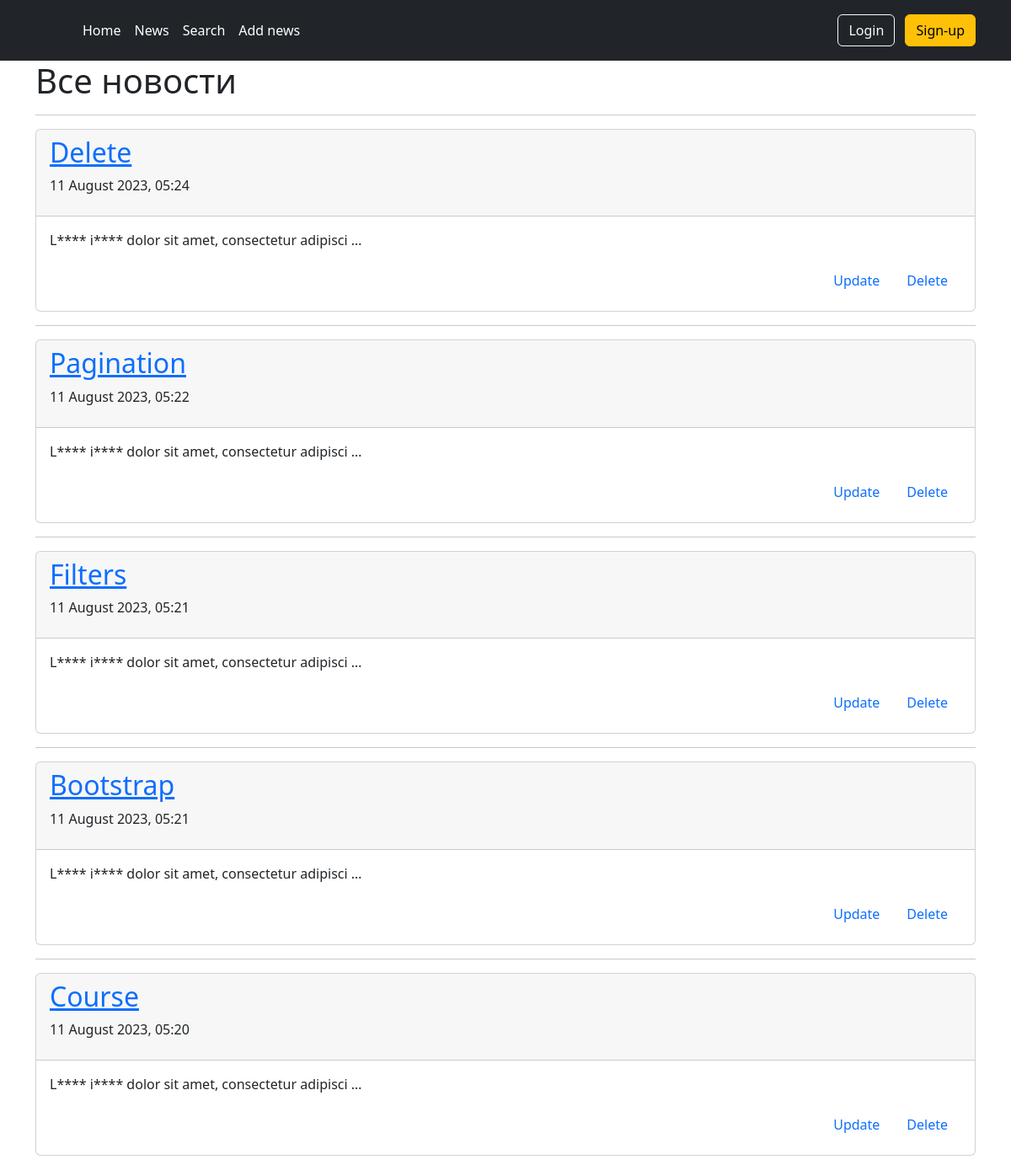
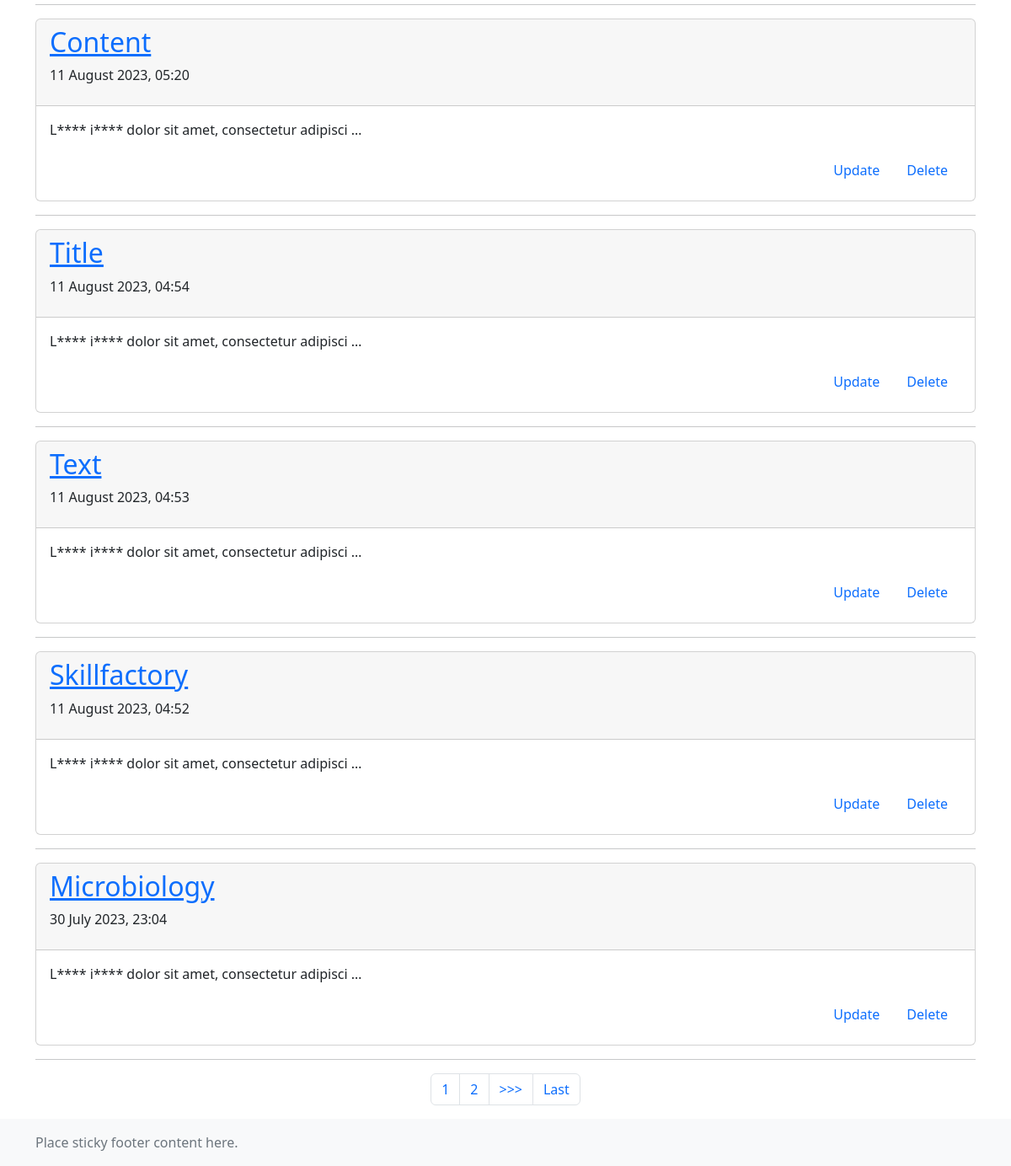
Page /news/ on the committed database (2 pictures, top to bottom).
### news/models.py (models this page shows, shortened)
class Post(models.Model):
    author = models.ForeignKey(Author, on_delete=models.CASCADE)
    NEWS = 'NW'
    ARTICLE = 'AR'
    category_choises = (
        (NEWS, 'Новость'),
        (ARTICLE, 'Статья'),
    )
    categoryType = models.CharField(max_length=2, choices=category_choises, default= ARTICLE)
    creationData = models.DateTimeField(auto_now_add=True)
    postCategory = models.ManyToManyField(Category, through='PostCategory')
    title = models.CharField(max_length=255)
    text = models.TextField()
    rating = models.SmallIntegerField(default=0)

### news/views.py (the view)
# urls.py: path('news/', PostList.as_view(), name='all_posts'),
class PostList(ListView):
    model = Post
    ordering = ['-creationData']
    template_name = 'post/posts.html'
    context_object_name = 'posts'
    paginate_by = 10
    def post(self, request, *args, **kwargs):
        form = self.form_class(request.POST)
        if form.is_valid():
            form.save()
        return super().get(request, *args, **kwargs)

### news/templatetags/custom_filters.py (called while the page is built)
@register.filter(name='Censor')
def censor(text):
    censor_words = ['ipsum', 'lorem', 'python']
    text1 = text.split()
    punctuation = ',.!?:;-'
    for word in text1:
        if word[-1] in punctuation:
            word = word[:-1]
        if word.lower() in censor_words:
            text = text.replace(word, word[0] + ('*' * (len(word) - 1)))
    return text

### news/templates/post/posts.html (shortened to what this page needs)
{% extends 'layout/base.html' %}
{% load custom_filters %}
{% block content %}
<h1>Все новости</h1>
<hr>
{% if posts %}
    {% for post in posts %}
        <div class="card">
            <div class="card-header">
                <h2><a href="{% url 'news:postDetail' post.pk %}">{{ post.title|Censor }}</a></h2>
                <p> {{ post.creationData|date:'d F Y, H:i' }} </p>
            </div>
            <div class="card-body">
                <p> {{ post.text|truncatechars:50 |Censor }} </p>
                <nav class='nav justify-content-end'>
                    <a class='nav-link' href="{% url 'news:post_update' post.id %}">
                        Update
                    </a>
                    <a class='nav-link' href="{% url 'news:post_delete' post.id %}">
                        Delete
                    </a>
                </nav>
            </div>
        </div>
        <hr>
    {% endfor %}
    {% include "post/parts/paginator.html" %}
{% else %}
    <h2>Постов нет</h2>
{% endif %}
{% endblock content %}

### templates/layout/base.html (shortened to what this page needs)
{% load custom_filters %}
<!DOCTYPE html>
<html lang="en">
<head>
<link href="https://cdn.jsdelivr.net/npm/bootstrap@5.2.3/dist/css/bootstrap.min.css" rel="stylesheet">
<link rel="stylesheet" href="https://cdnjs.cloudflare.com/ajax/libs/font-awesome/5.15.4/css/all.min.css">
</head>
<body>
{% include './parts/header.html' %}
<div class="container">
 {% block content %}
 {% endblock content %}
</div>
{% include './parts/footer.html' %}
</body>
</html>

### templates/layout/parts/header.html
<header class="p-3 text-bg-dark">
    <div class="container">
      <div class="d-flex flex-wrap align-items-center justify-content-center justify-content-lg-start">
        <a href="/" class="d-flex align-items-center mb-2 mb-lg-0 text-white text-decoration-none">
          <svg class="bi me-2" width="40" height="32" role="img" aria-label="Bootstrap"><use xlink:href="#bootstrap"/></svg>
        </a>
        <ul class="nav col-12 col-lg-auto me-lg-auto mb-2 justify-content-center mb-md-0">
          <li><a href='{% url "news:home" %}' class="nav-link px-2 text-white">Home</a></li>
          <li><a href='{% url "news:all_posts" %}' class="nav-link px-2 text-white">News</a></li>
          <li><a href='{% url "news:post_search" %}' class="nav-link px-2 text-white">Search</a></li>
          <li><a href='{% url "news:post_create" %}' class="nav-link px-2 text-white">Add news</a></li>
        </ul>
        <div class="text-end">
          <button type="button" class="btn btn-outline-light me-2">Login</button>
          <button type="button" class="btn btn-warning">Sign-up</button>
        </div>
      </div>
    </div>
   </header>

### news/templates/post/parts/paginator.html (shortened to what this page needs)
{% if is_paginated %}
    <ul class='pagination justify-content-center'>
    {% for num in page_obj.paginator.page_range %}
        {% if page_obj.number == num %}
            <li class='page-item'><a class='page-link'>{{ num }}</a></li>
        {% elif num > page_obj.number|add:'-3' and num < page_obj.number|add:'3' %}
            <li class='page-item'><a class='page-link' href="?page={{ num }}">{{ num }}</a></li>
        {% endif %}
    {% endfor %}
    {% if page_obj.has_next %}
        <li class='page-item'><a class='page-link' href="?page={{ page_obj.next_page_number }}">>>></a></li>
        <li class='page-item'><a class='page-link' href="?page={{ page_obj.paginator.num_pages}}">Last</a></li>
    {% endif %}
    </ul>
{% endif %}

### templates/layout/parts/footer.html
<footer class="footer mt-auto py-3 bg-light">
    <div class="container">
      <span class="text-muted">Place sticky footer content here.</span>
    </div>
   </footer>

### rows in the picture
Post: title|Censor "Delete", creationData "11 August 2023, 05:24", text|Censor "L**** i**** dolor sit amet, consectetur adipisci …"
Post: title|Censor "Pagination", creationData "11 August 2023, 05:22", text|Censor "L**** i**** dolor sit amet, consectetur adipisci …"
Post: title|Censor "Filters", creationData "11 August 2023, 05:21", text|Censor "L**** i**** dolor sit amet, consectetur adipisci …"
Post: title|Censor "Bootstrap", creationData "11 August 2023, 05:21", text|Censor "L**** i**** dolor sit amet, consectetur adipisci …"
Post: title|Censor "Course", creationData "11 August 2023, 05:20", text|Censor "L**** i**** dolor sit amet, consectetur adipisci …"
Post: title|Censor "Content", creationData "11 August 2023, 05:20", text|Censor "L**** i**** dolor sit amet, consectetur adipisci …"
Post: title|Censor "Title", creationData "11 August 2023, 04:54", text|Censor "L**** i**** dolor sit amet, consectetur adipisci …"
Post: title|Censor "Text", creationData "11 August 2023, 04:53", text|Censor "L**** i**** dolor sit amet, consectetur adipisci …"
Post: title|Censor "Skillfactory", creationData "11 August 2023, 04:52", text|Censor "L**** i**** dolor sit amet, consectetur adipisci …"
Post: title|Censor "Microbiology", creationData "30 July 2023, 23:04", text|Censor "L**** i**** dolor sit amet, consectetur adipisci …"

### other values in the picture
{{ num }} "1"
{{ num }} "2"
